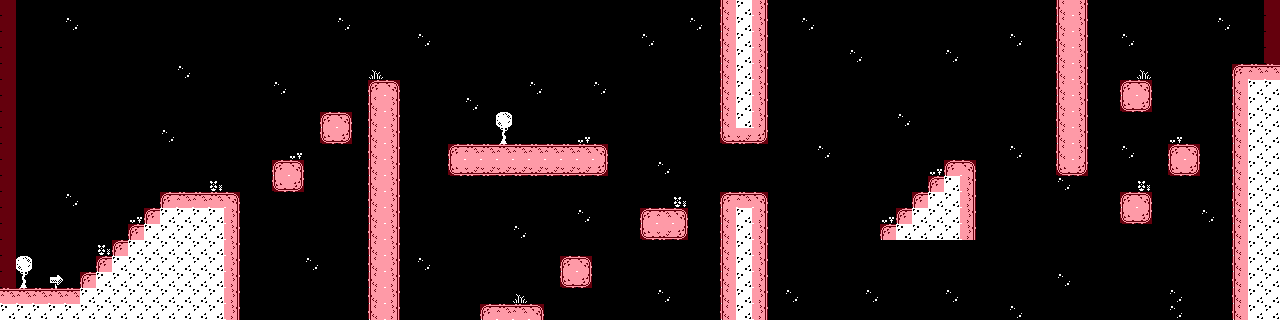

Rendered tile map (Tiled .tmx) drawn with the repository's tilesets; below, a short description and the map source with its tile grids summarised:
An orthogonal 80x20 tile map with 16x16 px tiles, 2 tile layers (Capa de patrones 1, collisions), 2 tilesets.

<map version="1.4" tiledversion="1.4.3" orientation="orthogonal" renderorder="right-down" width="80" height="20" tilewidth="16" tileheight="16" infinite="0" nextlayerid="3" nextobjectid="1">
 <tileset firstgid="1" name="tileset" tilewidth="16" tileheight="16" tilecount="400" columns="20">
  <image source="tileset.png" width="320" height="320" />
 </tileset>
 <tileset firstgid="401" name="meta" tilewidth="16" tileheight="16" tilecount="32" columns="8">
  <image source="meta.png" width="128" height="64" />
 </tileset>
 <layer id="1" name="Capa de patrones 1" width="80" height="20">
  <data>[1600 cells, 1600 non-empty, 17 distinct tile ids]</data>
 </layer>
 <layer id="2" name="collisions" width="80" height="20">
  <properties>
   <property name="Collisions" type="int" value="1" />
   <property name="Nodraw" type="int" value="1" />
  </properties>
  <data>[1600 cells, 214 non-empty, 1 distinct tile ids]</data>
 </layer>
</map>
